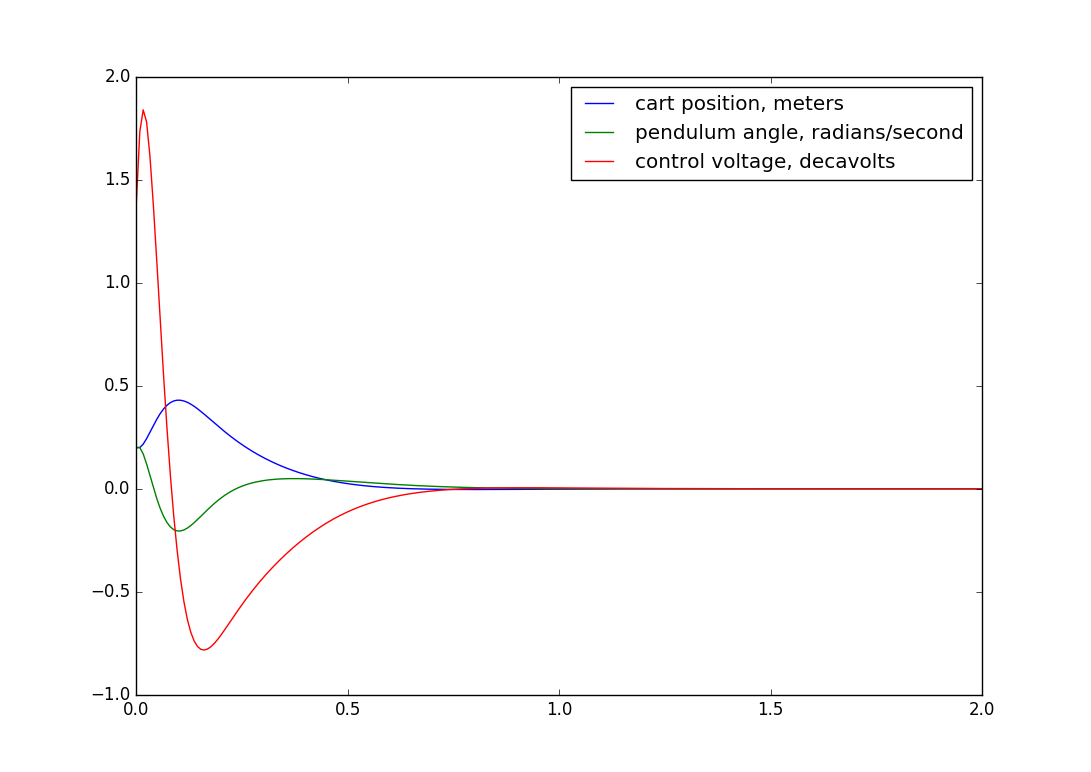

This chart was generated by the following Python code:
#!/usr/bin/python

import numpy as np
import scipy.linalg
import matplotlib.pyplot as plt

def dlqr(A,B,Q,R):
    """
    Solve the discrete time lqr controller.
    x[k+1] = A x[k] + B u[k]
    cost = sum x[k].T*Q*x[k] + u[k].T*R*u[k]
    """
    # first, solve the ricatti equation
    P = np.matrix(scipy.linalg.solve_discrete_are(A, B, Q, R))
    # compute the LQR gain
    K = np.matrix(scipy.linalg.inv(B.T*P*B+R)*(B.T*P*A))
    return -K

l = .22 # rod length is 2l
m = (2*l)*(.006**2)*(3.14/4)*7856 # rod 6 mm diameter, 44cm length, 7856 kg/m^3
M = .4
dt = .02 # 20 ms
g = 9.8

A = np.matrix([[1, dt, 0, 0],[0,1, -(3*m*g*dt)/(7*M+4*m),0],[0,0,1,dt],[0,0,(3*g*(m+M)*dt)/(l*(7*M+4*m)),1]])
B = np.matrix([[0],[7*dt/(7*M+4*m)],[0],[-3*dt/(l*(7*M+4*m))]])


print A,B

Q = np.matrix("1 0 0 0; 0 .001 0 0 ; 0 0 1 0; 0 0 0 .001")
R = np.matrix(".001")


K = dlqr(A,B,Q,R)
print K
print "double c[] = {%f, %f, %f, %f};" % (K[0,0], K[0,1], K[0,2], K[0,3])

nsteps = 250
time = np.linspace(0, 2, nsteps, endpoint=True)
xk = np.matrix(".2 ; 0 ; .2 ; 0")

X = []
T = []
U = []

for t in time:
    uk = K*xk
    X.append(xk[0,0])
    T.append(xk[2,0])
    v = xk[1,0]
    force = uk[0,0]
    accel = force/(M+m)
    u = ((1-.404)*v + dt*accel)/.055/10
    U.append(u)
    xk = A*xk + B*uk

plt.plot(time, X, label="cart position, meters")
plt.plot(time, T, label='pendulum angle, radians/second')
plt.plot(time, U, label='control voltage, decavolts')

plt.legend(loc='upper right')
plt.show()
